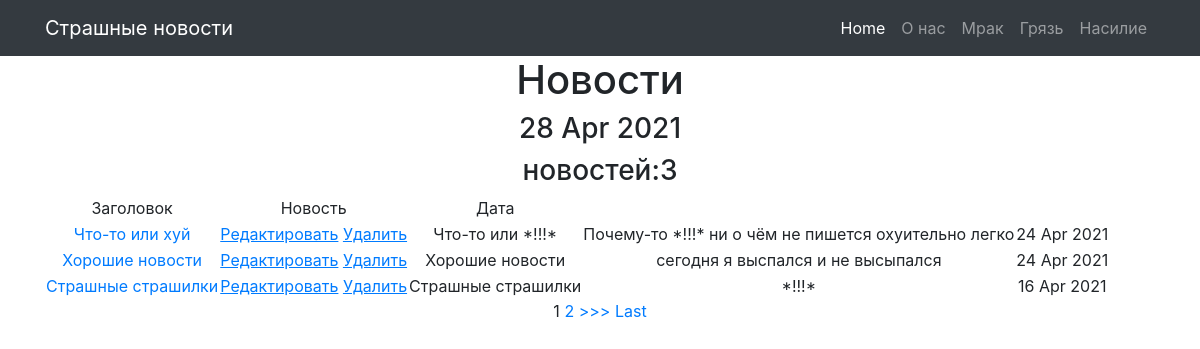
Page /news/ on the committed database.
### news/models.py (models this page shows, shortened)
class Post(models.Model):
    NEWS = 'NW'
    ARTICLE = 'AC'
    TYPE = [
        (NEWS, 'Новость'),
        (ARTICLE, 'Статья'),
    ]
    post_auth = models.ForeignKey(Author, on_delete=models.CASCADE)
    post_type = models.CharField(max_length=2, choices=TYPE)
    post_rat = models.IntegerField(default=0)
    post_had = models.CharField(max_length=255)
    post_text = models.TextField(default='')
    post_time = models.DateTimeField(auto_now_add=True)
    post_cat = models.ManyToManyField(Category, through='PostCategory')
    def __str__(self):
        return self.post_had

### news/views.py (the view)
# urls.py: path('', NewsList.as_view()),
class NewsList(ListView):
    model = Post
    template_name = 'newses.html'
    context_object_name = 'newses'
    queryset = Post.objects.order_by('-id')
    paginate_by = 3
    def get_context_data(self, **kwargs):
        context = super().get_context_data(**kwargs)
        context['time_now'] = datetime.utcnow()
        return context

### news/templatetags/custom_filters.py (called while the page is built)
@register.filter(name='stop_word')
def stop_word(value: str):
    text = value.split()
    for i in range(len(text)):
        for stop in BAD:
            if text[i].lower().find(stop) >= 0:
                text[i] = '*!!!*'
    return ' '.join(text)

### templates/newses.html (shortened to what this page needs)
{% extends 'flatpages/default.html' %}
{% load custom_filters %}
{% block content %}
  <h1>Новости</h1>
  <h3>{{ time_now|date:'d M Y' }} </h3>
  <h3>новостей:{{object_list|length}}</h3>
  {% if object_list %}
      <table>
          <tr>
              <td>
                    Заголовок
              </td>
              <td>
                    Новость
              </td>
              <td>
                    Дата
              </td>
          </tr>
      {% for newsid in object_list %}
          <tr>
                <td>
                    <a href="{% url 'detail' newsid.id %}">{{ newsid.post_had }}</a>
                </td>
              <td>
                    <a href="{% url 'news_upd' newsid.id %}"><u>Редактировать</u></a>
                    <a href="{% url 'news_del' newsid.id %}"><u> Удалить </u></a>
              </td>
              <td>
                    {{ newsid.post_had|stop_word }}
              </td>
              <td>
                    {{ newsid.post_text|truncatechars:50|stop_word }}
              </td>
              <td>
                    {{ newsid.post_time|date:'d M Y' }}
              </tr>
      {% endfor %}
      </table>
      {% if is_paginated %}
        {% for num in page_obj.paginator.page_range %}
            {% if page_obj.number == num %}
                  <a>{{ num }}</a>
            {% elif num > page_obj.number|add:'-2' and num < page_obj.number|add:'2' %}
                  <a href="?page={{ num }}"> {{ num }} </a>
            {% endif %}
        {% endfor %}
        {% if page_obj.has_next %}
            <a href="?page={{ page_obj.next_page_number }}"> >>> </a>
            <a href="?page={{ page_obj.paginator.num_pages }}"> Last </a>
        {% endif %}
      {% endif %}
  {% else %}
    <h2> Новостей нет! </h2>
  {% endif%}
{% endblock content %}

### rows in the picture
Post: post_had "Что-то или хуй", post_had|stop_word "Что-то или *!!!*", post_text|stop_word "Почему-то *!!!* ни о чём не пишется охуительно легко", post_time "24 Apr 2021"
Post: post_had "Хорошие новости", post_had|stop_word "Хорошие новости", post_text|stop_word "сегодня я выспался и не высыпался", post_time "24 Apr 2021"
Post: post_had "Страшные страшилки", post_had|stop_word "Страшные страшилки", post_text|stop_word "*!!!*", post_time "16 Apr 2021"

### other values in the picture
{{ time_now|date:'d M Y' }} "28 Apr 2021"
{{ object_list|length }} "3"
{{ num }} "1"
{{ num }} "2"
